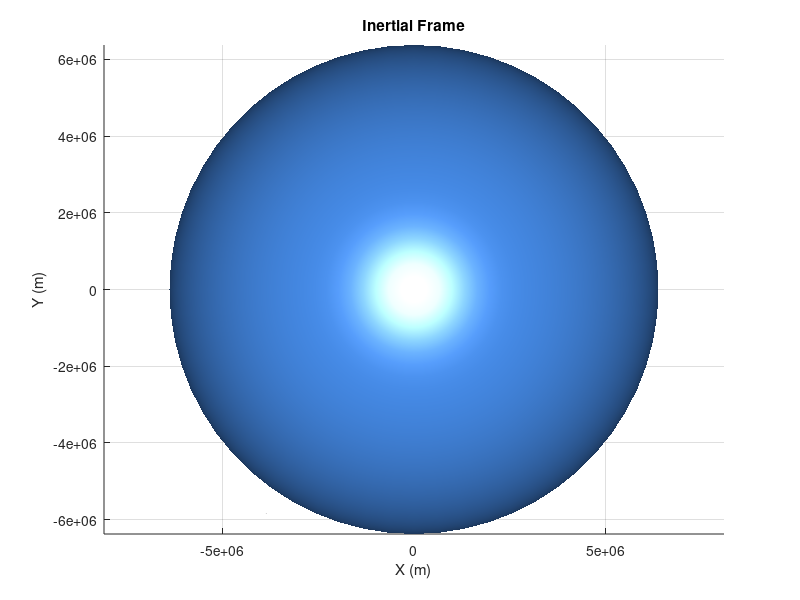
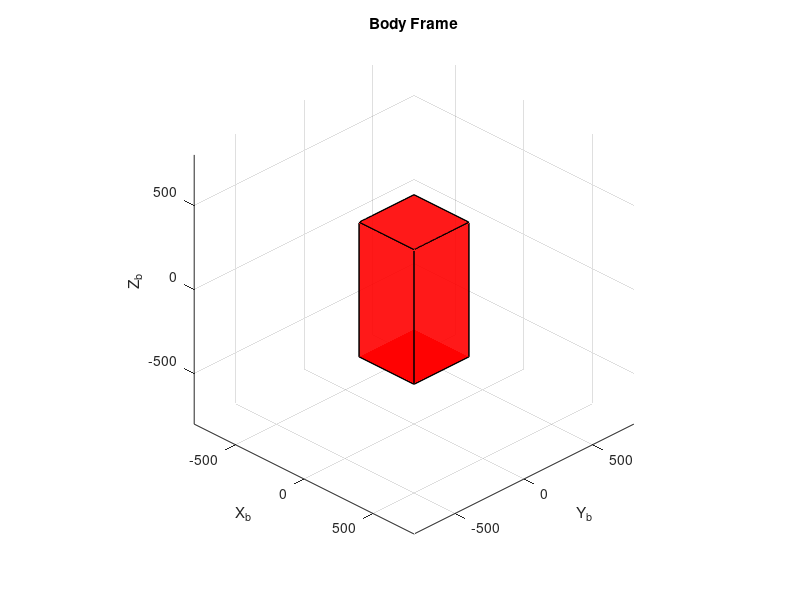

The MATLAB source for these figures, in order: (Note: this script raises an error after producing the figures.)
%% ================================================
% RK4 Orbit + 3-Axis Reaction Wheel Control
% Dual Display (Inertial + Body)
% ================================================

clear; clc; close all;

%% =================================================
%% 1) CONSTANTS
%% =================================================
mu = 398600e3;           
Re = 6378e3;             
dt = 0.1;              
tf = 86400;           
N  = floor(tf/dt);

%% =================================================
%% 2) INITIAL ORBIT SETUP
%% =================================================
a  = 7000e3;
e  = 0.00007;
inc  = deg2rad(0.04);
RAAN = deg2rad(219.77);
argp = deg2rad(332.17);
E0   = deg2rad(44.66);

n = sqrt(mu/a^3);

R3 = @(th)[cos(th) sin(th) 0; -sin(th) cos(th) 0; 0 0 1];
R1 = @(th)[1 0 0; 0 cos(th) sin(th); 0 -sin(th) cos(th)];
A = R3(RAAN)*R1(inc)*R3(argp);

r_pf = a*[cos(E0)-e; sqrt(1-e^2)*sin(E0); 0];
v_pf = (n*a^2/norm(r_pf))*[-sin(E0); sqrt(1-e^2)*cos(E0); 0];

r = zeros(3,N+1);
v = zeros(3,N+1);

r(:,1) = A.'*r_pf;
v(:,1) = A.'*v_pf;

%% =================================================
%% 3) ATTITUDE SETUP
%% =================================================
q = zeros(4,N+1);
q(:,1) = [0;0;0;1];      % initial quaternion

w = zeros(3,N+1);        % body rates
w(:,1) = [1e-12;1e-12;1e-12];

J_sat = diag([0.25 0.3 0.2]);
J_rw  = diag([1e-4 1e-4 1e-4]);

%% =================================================
%% 4) CONTROL SETUP
%% =================================================
theta_des = [pi/4; pi/3; pi/4];   % desired Euler angles
alpha_rw_max = 1e-4;                % wheel accel limit

%% =====================================================
%% 5) CUBE GEOMETRY
%% =====================================================
Lx=400; Ly=400; Lz=800;

V0 = [
   -Lx/2 -Ly/2 -Lz/2;
    Lx/2 -Ly/2 -Lz/2;
    Lx/2  Ly/2 -Lz/2;
   -Lx/2  Ly/2 -Lz/2;
   -Lx/2 -Ly/2  Lz/2;
    Lx/2 -Ly/2  Lz/2;
    Lx/2  Ly/2  Lz/2;
   -Lx/2  Ly/2  Lz/2 ];

F = [1 2 3 4; 5 6 7 8; 1 2 6 5; 2 3 7 6; 3 4 8 7; 4 1 5 8];

%% =====================================================
%% 6) FIGURE 1 – INERTIAL FRAME
%% =====================================================
figure(1); clf; hold on; axis equal; grid on;
xlabel('X (m)'); ylabel('Y (m)'); zlabel('Z (m)');
title('Inertial Frame')

[Xe,Ye,Ze] = sphere(60);
surf(Re*Xe,Re*Ye,Re*Ze,'FaceColor',[0.3 0.6 1],'EdgeColor','none');
lighting gouraud; camlight headlight

hCube1 = patch('Vertices',V0+r(:,1).','Faces',F,...
    'FaceColor','r','EdgeColor','k','FaceAlpha',0.9);

%% =====================================================
%% 7) FIGURE 2 – BODY FRAME
%% =====================================================
figure(2); clf; hold on; axis equal; grid on;
xlabel('X_b'); ylabel('Y_b'); zlabel('Z_b');
title('Body Frame')

lim = max([Lx Ly Lz]);
xlim([-lim lim]); ylim([-lim lim]); zlim([-lim lim]);

hCube2 = patch('Vertices',V0,'Faces',F,...
    'FaceColor','r','EdgeColor','k','FaceAlpha',0.9);

view(45,30)


%% =================================================
%% 8) STORAGE
%% =================================================
timestamps = zeros(1,N);

%% =================================================
%% DYNAMICS FUNCTIONS
%% =================================================
f_orbit = @(r_current,v_current)[ ...
    v_current;
    -mu*r_current/norm(r_current)^3 ];

f_angacc  = @(w_current,J) (-inv(J))*cross(w_current,J*w_current);

%% =================================================
%% 9) MAIN LOOP
%% =================================================
for k = 1:N

    %% ---------- ORBIT RK4 ----------
    k1 = f_orbit(r(:,k),v(:,k));
    k2 = f_orbit(r(:,k)+0.5*dt*k1(1:3), v(:,k)+0.5*dt*k1(4:6));
    k3 = f_orbit(r(:,k)+0.5*dt*k2(1:3), v(:,k)+0.5*dt*k2(4:6));
    k4 = f_orbit(r(:,k)+dt*k3(1:3), v(:,k)+dt*k3(4:6));

    r(:,k+1) = r(:,k) + (dt/6)*(k1(1:3)+2*k2(1:3)+2*k3(1:3)+k4(1:3));
    v(:,k+1) = v(:,k) + (dt/6)*(k1(4:6)+2*k2(4:6)+2*k3(4:6)+k4(4:6));

    %% ---------- ATTITUDE DYNAMICS ----------
    k1 = f_angacc(w(:,k),J_sat);
    k2 = f_angacc(w(:,k)+0.5*dt*k1,J_sat);
    k3 = f_angacc(w(:,k)+0.5*dt*k2,J_sat);
    k4 = f_angacc(w(:,k)+dt*k3,J_sat);

    w(:,k+1) = w(:,k) + (dt/6)*(k1+2*k2+2*k3+k4);

    %% ---------- CONVERT TO EULER ----------
    angles = quat2eul(q(:,k).');   % MATLAB expects row quaternion
    angles = angles(:);
    angles_new_x = 0;
    angles_new_y = 0;
    w_new_x = 0;
    w_new_y = 0;

    %% ---------- 1-AXIS REACTION WHEEL CONTROLS ----------
    [angles_new_x, w_new_x] = axisWheelSim( ...
        theta_des(1), ...
        angles(1), ...
        w(1,k+1), ...
        alpha_rw_max, ...
        dt, ...
        J_sat(1,1), ...
        J_rw(1,1));
    
    [angles_new_y, w_new_y] = axisWheelSim( ...
        theta_des(2), ...
        angles(2), ...
        w(2,k+1), ...
        alpha_rw_max, ...
        dt, ...
        J_sat(2,2), ...
        J_rw(2,2));

    [angles_new_z, w_new_z] = axisWheelSim( ...
        theta_des(3), ...
        angles(3), ...
        w(3,k+1), ...
        alpha_rw_max, ...
        dt, ...
        J_sat(3,3), ...
        J_rw(3,3));

    disp("---------------")
    disp(angles_new_x-theta_des(1));
    disp(angles_new_y-theta_des(2));
    disp(angles_new_z-theta_des(3));
    disp("---------------")
    %% ---------- UPDATE STATE ----------
   
    w(:,k+1) = [w_new_x w_new_y w_new_z];

    % Rebuild quaternion from updated Euler angles
    Rb = eul2rotm([angles_new_x; angles_new_y; angles_new_z].');
    q(:,k+1) = rotm2quat(Rb).';
    
    timestamps(k) = k*dt;

    % Inertial display
    set(hCube1,'Vertices',(Rb*V0.').' + r(:,k+1).');

    % Body display
    set(hCube2,'Vertices',(Rb*V0.').');

    drawnow limitrate


end
